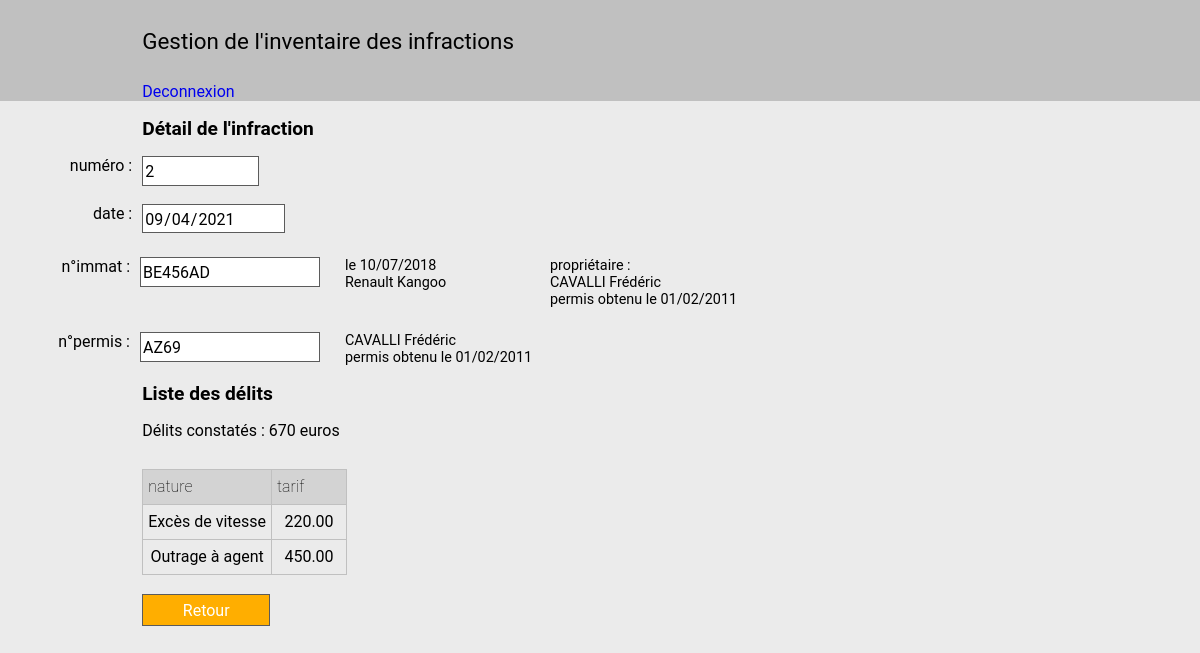
Screenshot of /controleur/inf_edit.php?op=v&id=2 (signed in) with the database file from the repository.
### tables this page shows
CREATE TABLE `INFRACTION` 
(
  `id_inf` int(11) NOT NULL,
  `date_inf` date NOT NULL,
  `num_immat` varchar(8) NOT NULL,
  `num_permis` varchar(4) DEFAULT NULL,

  PRIMARY KEY (`id_inf`)
);

CREATE TABLE `DELIT` 
(
  `id_delit` int(11) NOT NULL AUTO_INCREMENT,
  `nature` varchar(40) NOT NULL,
  `tarif` decimal(6,2) NOT NULL DEFAULT '0.00',

  PRIMARY KEY (`id_delit`)
);

### controleur/inf_edit.php (the view, shortened to what the rows shown need)
<?php
    include_once "../modele/infractionDAO.class.php";
    include_once "../modele/conducteurDAO.class.php";
    include_once "../modele/vehiculeDAO.class.php";
    include_once "../modele/delitByInfractionDAO.class.php";
    $estAdmin = isset($_SESSION["admin"]);
    $op 	= isset($_SESSION["op_inf"])?$_SESSION["op_inf"]:(isset($_GET["op"])?$_GET["op"]:"");
    $visu   = $op == 'v';
    $ajout 	= $op == 'a';
    $modif 	= $op == 'm';
    $suppr 	= $op == 's';
    $id     = isset($_SESSION["id"])?$_SESSION["id"]:(isset($_GET["id"])?$_GET["id"]:"");
    if (($ajout && $id == "" || $op != "" && $id != "") && ($estAdmin || !$estAdmin && $visu))
    {
        $infractionDAO = new InfractionDAO();
        $conducteurDAO = new ConducteurDAO();
        $vehiculeDAO   = new VehiculeDAO();
        $delitDAO      = new DelitDAO();
        $delitByInfractionDAO = new DelitByInfractionDAO();
        $titre = $visu?"Détail de l'infraction":($ajout?"Nouvelle infraction":($modif?"Modification d'une infraction":"Suppression de l'infraction"));
        $valeurs = [];
        $valeurs["id"] = isset($_POST["infId"])?$_POST["infId"]:$id;
        $valeurs["date"] = isset($_POST["infDate"])?$_POST["infDate"]:(isset($_SESSION["date"])?$_SESSION["date"]:"");
        $valeurs["immat"] = isset($_POST["infImmat"])?trim($_POST["infImmat"]):(isset($_SESSION["immat"])?$_SESSION["immat"]:"");
        $valeurs["permis"] = isset($_POST["infPermis"])?trim($_POST["infPermis"]):(isset($_SESSION["permis"])?$_SESSION["permis"]:"");
        $valeurs["id_delit"] = isset($_SESSION["id_delit"])?$_SESSION["id_delit"]:[];
        $valeurs["detailVehicule"] = "\r\n";
        $valeurs["detailProprio"] = "\r\n";
        $valeurs["detailConducteur"] = "\r\n";
        $erreurs = ["date" => "", "immat" => "", "permis" => "", "delit" => ""];
        $btnRetourValiderAnnuler = $visu?'<input type="submit" id="retour" class="retour" name="Retour" value="Retour"/>'
                                        :'<input type="submit" id="valider" name="Valider" value="Valider"/>&emsp;<input type="submit" id="annuler" name="Annuler" value="Annuler"/>';
        if (isset($_POST["Valider"]))
        {
            if (!isset($valeurs["date"]) || strlen($valeurs["date"]) == 0)
            {
                $erreurs["date"] = "La date de l'infraction doit être renseignée.";
            }
            else if ($valeurs["date"] > date("Y-m-d"))
            {
                $erreurs["date"] = "La date d'infraction doit être antérieure ou égale à la date du jour.";
            }
            if (!isset($valeurs["immat"]) || strlen($valeurs["immat"]) == 0)
            {
                $erreurs["immat"] = "L'immatriculation doit être renseignée.";
            }
            else if ($vehiculeDAO->getByNumImmat($valeurs["immat"])->getNumImmat() == "")
            {
                $erreurs["immat"] = "Numéro d'immatriculation inconnu.";
            }
            if (isset($valeurs["permis"]) && strlen($valeurs["permis"]) != 0)
            {
                if ($conducteurDAO->getByNumPermis($valeurs["permis"])->getNumPermis() == "")
                {
                    $erreurs["permis"] = "Numéro de permis inconnu.";
                }
            }
            if ($valeurs["id_delit"] == [])
            {
                $erreurs["delit"] = "L'infraction doit comporter au moins un délit.";
            }
            $nbErreurs = 0;
            foreach ($erreurs as $erreur)
            {
                if ($erreur != "") $nbErreurs++;
            }
            if ($nbErreurs == 0)
            {
                $infraction = new Infraction($valeurs["id"], $valeurs["date"], $valeurs["immat"], $valeurs["permis"]);
                if ($ajout)
                {
                    $infractionDAO->insert($infraction);
                }
                else
                {
                    $infractionDAO->update($infraction);
                    $delits = $delitDAO->getAll();
                    foreach ($delits as $delit)
                    {
                        if (!in_array($delit->getIdDelit(), $_SESSION["id_delit"]))
                        {
                            if ($delitByInfractionDAO->existe($valeurs["id"], $delit->getIdDelit()))
                            {
                                $delitByInfractionDAO->delete($valeurs["id"], $delit->getIdDelit());
                            }
                        }
                    }
                }
                foreach($_SESSION["id_delit"] as $id_delit)
                {
                    if (!$delitByInfractionDAO->existe($valeurs["id"], $id_delit))
                    {
                        $delit = $delitDAO->getByIdDelit($id_delit);
                        $delitByInfraction = new DelitByInfraction($valeurs["id"], $delit);
                        $delitByInfractionDAO->insert($delitByInfraction);
                    }
                }
                $retour = true;
            }
        }
        else if (isset($_POST["Annuler"]) || isset($_POST["Retour"]))
        {
            $retour = true;
        }
        else if (isset($_POST["AjoutDelit"]))
        {
            header("location: inf_delit_edit.php?op=a&id_inf=".$valeurs["id"]."");
        }
        else if (isset($_POST["SupprDelit"]))
        {
            header("location: inf_delit_edit.php?op=s&id_inf=".$valeurs["id"]."&id_del=".$_POST["SupprDelit"]."");
        }
        else if ($ajout && ($valeurs["id"] == "" && $valeurs["date"] == "" && $valeurs["immat"] == "" && $valeurs["permis"] == "" && $valeurs["id_delit"] == []))
        {
            $valeurs["id"] = $infractionDAO->getNewIdInf();
            $_SESSION["date"] = $valeurs["date"] = date("Y-m-d");
        }
        else if (!$ajout && ($valeurs["date"] == "" && $valeurs["immat"] == "" && $valeurs["permis"] == "" && $valeurs["id_delit"] == []))
        {
            $infraction = $infractionDAO->getByIdInf($valeurs["id"]);
            $valeurs["id"] = $infraction->getIdInf();
            $_SESSION["date"] = $valeurs["date"] = $infraction->getDateInf();
            $_SESSION["immat"] = $valeurs["immat"] = $infraction->getNumImmat();
            $_SESSION["permis"] = $valeurs["permis"] = $infraction->getNumPermis();
            $valeurs["id_delit"] = $_SESSION["id_delit"];
        }
        if ($valeurs["immat"] != "")
        {
            $vehicule = $vehiculeDAO->getByNumImmat($valeurs["immat"]);
            $conducteur = $conducteurDAO->getByNumPermis($vehicule->getNumPermis());
            if ($vehicule->getNumImmat() != "")
            {
                $valeurs["detailVehicule"] = "le ".date("d/m/Y", strtotime($vehicule->getDateImmat()))."\r\n".$vehicule->getMarque()." ".$vehicule->getModele();
                $valeurs["detailProprio"] = "propriétaire : \r\n".$conducteur->getNom()." ".$conducteur->getPrenom()."\r\npermis obtenu le ".date("d/m/Y", strtotime($conducteur->getDatePermis()));
            }
            else
            {
                $valeurs["detailVehicule"] = "véhicule inconnu";
            }
        }
        if ($valeurs["permis"] != "")
        {
            $conducteur = $conducteurDAO->getByNumPermis($valeurs["permis"]);
            if ($conducteur->getNumPermis() != "")
            {
                $valeurs["detailConducteur"] = $conducteur->getNom()." ".$conducteur->getPrenom()."\r\npermis obtenu le ".date("d/m/Y", strtotime($conducteur->getDatePermis()));
            }
            else
            {
                $valeurs["detailConducteur"] = "conducteur inconnu";
            }
        }
        $lignes = [];
        $montant = 0;
        foreach($valeurs["id_delit"] as $id_delit)
        {
            $delit = $delitDAO->getByIdDelit($id_delit);
            $ch = "";
            $ch .= "<td>".$delit->getNature()."</td>";
            $ch .= "<td>".$delit->getTarif()."</td>";
            $lignes[] = "<tr>$ch</tr>";
            $montant += (int)$delit->getTarif();
        }
        $labelDelit = "Délits constatés : $montant euro";
        if ($montant > 0)
        {
            $labelDelit .= "s";
        }
        include_once "../vue/inf_edit.view.php";
    }
    else
    {
        header("location: inf_liste.php");
    }
?>

### vue/inf_edit.view.php (shortened to what the rows shown need)
<!DOCTYPE html>
<html>
    <head>
        <link type="text/css" rel="stylesheet" href="../vue/style/style.css">
    </head>
    <body>
        <?php include_once "../vue/header.php" ?>
        <section>
            <label></label>
            <h1><?php echo $titre ?></h1>
        </section>
        <form action="inf_edit.php" method="post">
            <section>
                <label for="infInf">numéro :</label>
                <div>
                    <input id="infId" size="8" type="text" name="infId" value="<?php echo $valeurs["id"] ?>" readonly="readonly">
                </div>
            </section>
            <section>
                <label for="infDate">date :</label>
                <div>
                    <?php
                        echo "<input  id='infDate' type='date' name='infDate' value='".$valeurs["date"]."' ";
                        if (!$ajout)
                        {
                            echo "readonly='readonly'";
                        }
                        echo ">";
                    ?>
                    <br/>
                </div>
            </section>
            <section class="inf_rubrique">
                <label for="infImmat">n°immat :</label>
                <div>
                    <?php
                        echo "<input  id='infImmat' size='15' type='text' name='infImmat' value='".$valeurs["immat"]."' ";
                        if ($visu || $suppr)
                        {
                            echo "readonly='readonly'";
                        }
                        echo ">";
                    ?>
                    <br/>
                </div>
                <label class="inf_commentaire"><?= $valeurs["detailVehicule"] ?></label>
                <label class="inf_commentaire"><?= $valeurs["detailProprio"] ?></label>
            </section class="inf_rubrique">
            <br/>
            <section class="inf_rubrique">
                <label for="infPermis">n°permis :</label>
                <div>
                    <?php
                        echo "<input  id='infPermis' size='15' type='text' name='infPermis' value='".$valeurs["permis"]."' ";
                        if ($visu || $suppr)
                        {
                            echo "readonly='readonly'";
                        }
                        echo ">";
                    ?>
                    <br/>
                </div>
                <label class="inf_commentaire"><?= $valeurs["detailConducteur"] ?></label>
            </section>
            <section>
                <label></label>
                <h1>Liste des délits</h1>
            </section>
            <section>
                <label></label>
                <label style="text-align:left"><?= $labelDelit ?></label>
            </section>
            <section>
                <label></label>
                <div>
                    <table name="table_delit">
                        <thead>
                            <tr>
                                <th>nature</th>
                                <th>tarif</th>
                            </tr>
                        </thead>
                        <tbody>
                            <?php
                                foreach($lignes as $ligne)
                                {
                                    echo $ligne;
                                }
                            ?>
                        </tbody>
                    </table>
                </div>
            </section>
            <br/>
            <section>
                <label>&nbsp;</label>
                <div>
                    <?php echo $btnRetourValiderAnnuler ?>
                </div>
            </section>
        </form>
    </body>
</html>

### rows the page displays
infraction: infId "2", infDate "09/04/2021", infImmat "BE456AD", infPermis "AZ69"
delit: nature "Excès de vitesse", tarif "220.00"
delit: nature "Outrage à agent", tarif "450.00"

### other values shown
$titre "Détail de l'infraction"
$valeurs["detailVehicule"] "le 10/07/2018 Renault Kangoo"
$valeurs["detailProprio"] "propriétaire : CAVALLI Frédéric permis obtenu le 01/02/2011"
$valeurs["detailConducteur"] "CAVALLI Frédéric permis obtenu le 01/02/2011"
$labelDelit "Délits constatés : 670 euros"
